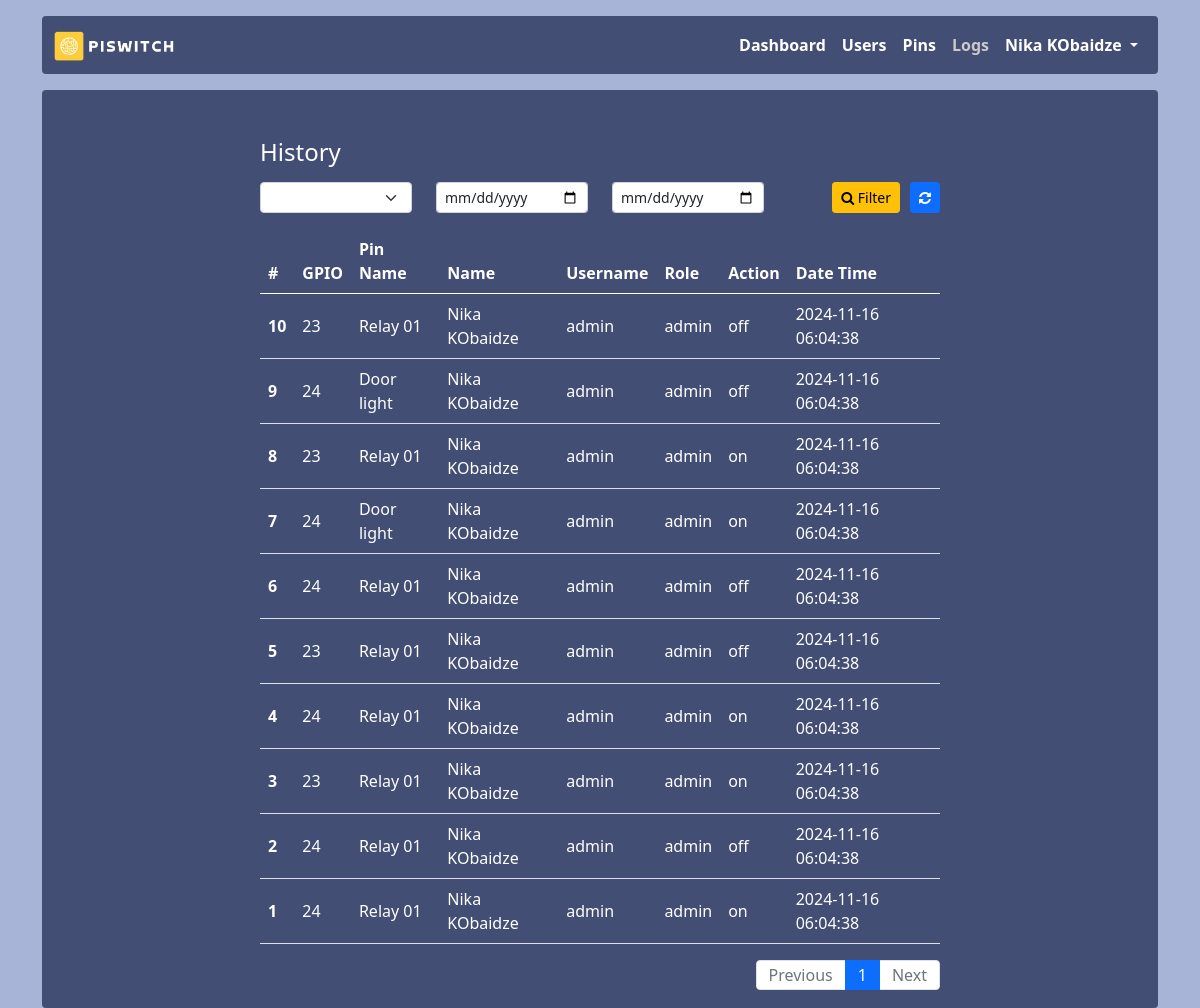
/logs (signed in), run on an earlier commit of the app's database.
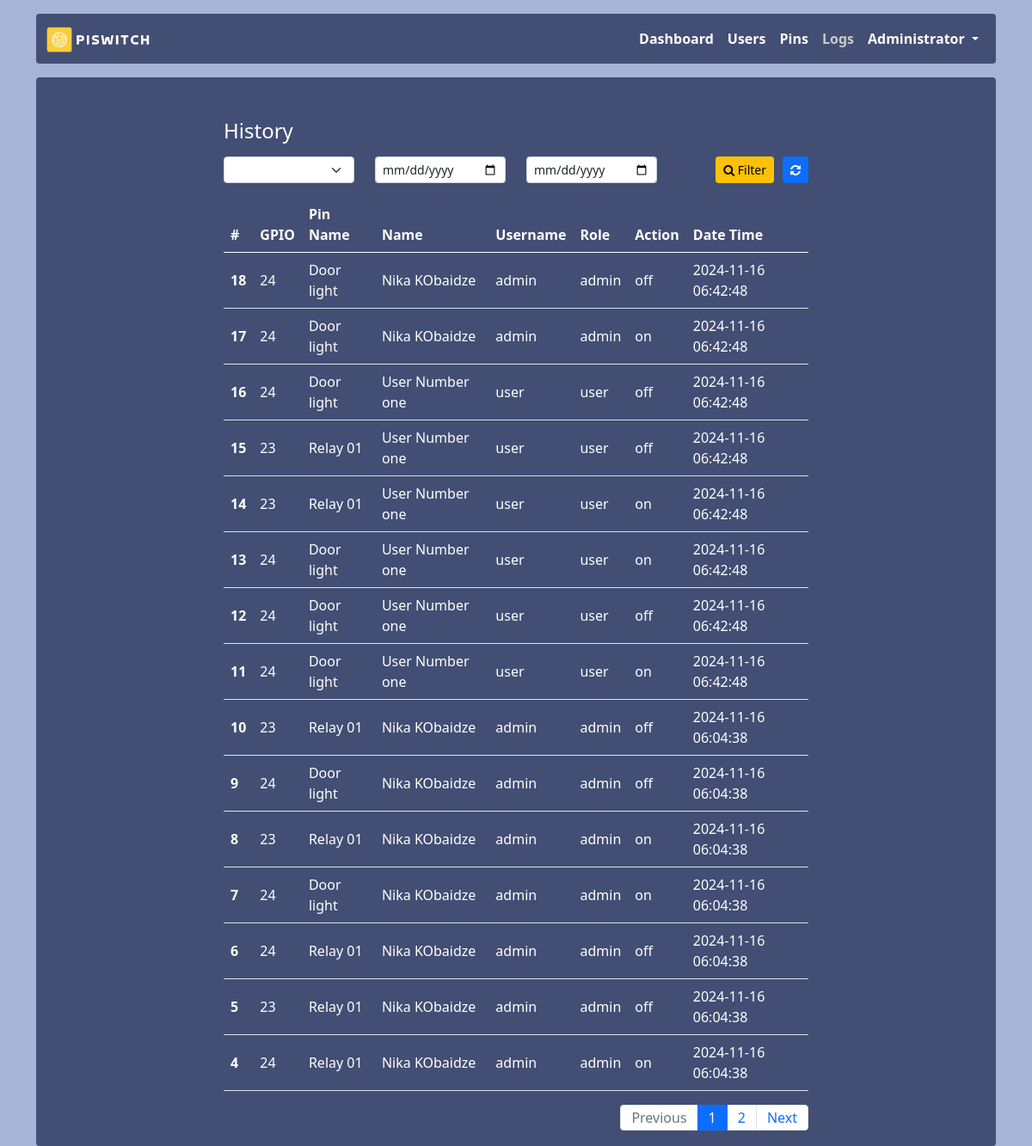
And on a later commit of the database.
### app.py (models this page shows, shortened)
class Logs(db.Model):
    id = db.Column(db.Integer, primary_key = True)
    pin_number = db.Column(db.String(255))
    pin_name = db.Column(db.String(255))
    name = db.Column(db.String(255))
    username = db.Column(db.String(20))
    role = db.Column(db.String(20))
    action = db.Column(db.String(20))
    created_at = db.Column(db.DateTime, default=datetime.utcnow())

### app.py (the view)
@app.route('/logs')
@login_required
def logs():
    filter = {}
    page = request.args.get('page', 1, type=int)  # Get current page from request, default is 1
    per_page = 15  # Number of items per page
    date_from = request.args.get('date_from')
    filter['date_from'] = date_from
    date_to = request.args.get('date_to')
    filter['date_to'] = date_to
    gpio = request.args.get('gpio')
    logs = Logs.query
    if gpio:
        filter['gpio'] = int(gpio)
        logs = logs.filter_by(pin_number=gpio)
    if date_from and date_from != 'None':
        date_from = datetime.strptime(date_from, "%Y-%m-%d")
        logs = logs.filter(func.date(Logs.created_at) >= date_from)
    if date_to and date_to != 'None':
        date_to = datetime.strptime(date_to, "%Y-%m-%d")
        logs = logs.filter(func.date(Logs.created_at) <= date_to)
    logs = logs.order_by(Logs.id.desc()).paginate(page=page, per_page=per_page)
    pins = Pins.query.all()
    return render_template('logs/logs.html', logs=logs, pins=pins, filter=filter)

### app.py (called while the page is built)
def login_required(f):
    @wraps(f)
    def decorated_function(*args, **kwargs):
        if session.get("user_id") is None:
            return redirect("/login")
        return f(*args, **kwargs)
    return decorated_function

### templates/logs/logs.html (shortened to what this page needs)
{% extends 'layout.html' %}
{% block content %}
<h4 class="mb-3">History</h4>
<div class="col-md-12">
    <form action="{{url_for('logs')}}" method="get">
        <div class="row">
            <div class="col-sm-3">
                <select class="form-select form-select-sm" name="gpio" id="gpio">
                    <option value=""></option>
                    {% for pin in pins %}
                        <option  value="{{pin.gpio}}" {% if filter['gpio'] == pin.gpio %} selected {% endif %}>{{pin.gpio}} - {{pin.name}}</option>
                    {% endfor %}
                </select>
            </div>
            <div class="col-sm-3">
                <input type="date" name="date_from" class="form-control form-control-sm" id="date_from" value="{{ filter['date_from'] }}"  id="datepicker" width="276" />
            </div>
            <div class="col-sm-3">
                <input type="date" name="date_to" class="form-control form-control-sm" id="date_to" value="{{ filter['date_to'] }}" />
            </div>
            <div class="col-sm-3">
                <a href="{{ url_for('logs')}}" class="btn btn-sm btn-primary float-end ml-10"><i class="fa fa-refresh" aria-hidden="true"></i></a>
                <button type="submit" class="btn btn-sm btn-warning float-end "><i class="fa fa-search" aria-hidden="true"></i> Filter</button>
            </div>
        </div>
    </form>
</div>
<table class="table mt-3">
    <thead>
        <tr>
            <th scope="col">#</th>
            <th scope="col">GPIO</th>
            <th scope="col">Pin Name</th>
            <th scope="col">Name</th>
            <th scope="col">Username</th>
            <th scope="col">Role</th>
            <th scope="col">Action</th>
            <th scope="col">Date Time</th>
        </tr>
    </thead>
    <tbody>
        {% for log in logs%}
            <tr>
                <th scope="row">{{log.id}}</th>
                <td>{{log.pin_number}}</td>
                <td>{{log.pin_name}}</td>
                <td>{{log.name}}</td>
                <td>{{log.username}}</td>
                <td>{{log.role}}</td>
                <td>{{log.action}}</td>
                <td>{{log.created_at.strftime("%Y-%m-%d %H:%M:%S")}}</td>
            </tr>
        {% endfor %}
    </tbody>
</table>
        <nav aria-label="Page navigation example">
    <ul class="pagination float-end">
        {% if logs.has_prev %}
        <li class="page-item">
            <a class="page-link" href="?page={{ logs.prev_num }}&gpio={{filter.gpio}}&date_from={{ filter.date_from }}&date_to={{ filter.date_to }}">Previous</a>
        </li>
        {% else %}
        <li class="page-item disabled"><span class="page-link">Previous</span></li>
        {% endif %}
        {% for page_num in logs.iter_pages() %}
        {% if page_num %}
        {% if page_num != logs.page %}
        <li class="page-item"><a class="page-link" href="?page={{ page_num }}&gpio={{filter.gpio}}&date_from={{ filter.date_from }}&date_to={{ filter.date_to }}">{{ page_num }}</a></li>
        {% else %}
        <li class="page-item active" aria-current="page">
            <span class="page-link">{{ page_num }}</span>
        </li>
        {% endif %}
        {% else %}
        <li class="page-item disabled"><span class="page-link">...</span></li>
        {% endif %}
        {% endfor %}
        {% if logs.has_next %}
        <li class="page-item">
            <a class="page-link" href="?page={{ logs.next_num }}&gpio={{filter.gpio}}&date_from={{ filter.date_from }}&date_to={{ filter.date_to }}">Next</a>
        </li>
        {% else %}
        <li class="page-item disabled"><span class="page-link">Next</span></li>
        {% endif %}
    </ul>
</nav>
{% endblock %}

What changed in the data, as far as the page shows it:
no longer on this page (row unchanged): Logs: id "3", pin_number "23", pin_name "Relay 01", name "Nika KObaidze", username "admin", role "admin", action "on", created_at "2024-11-16 06:04:38"
no longer on this page (row unchanged): Logs: id "2", pin_number "24", pin_name "Relay 01", name "Nika KObaidze", username "admin", role "admin", action "off", created_at "2024-11-16 06:04:38"
no longer on this page (row unchanged): Logs: id "1", pin_number "24", pin_name "Relay 01", name "Nika KObaidze", username "admin", role "admin", action "on", created_at "2024-11-16 06:04:38"
added Logs: id "18", pin_number "24", pin_name "Door light", name "Nika KObaidze", username "admin", role "admin", action "off", created_at "2024-11-16 06:42:48"
added Logs: id "17", pin_number "24", pin_name "Door light", name "Nika KObaidze", username "admin", role "admin", action "on", created_at "2024-11-16 06:42:48"
added Logs: id "16", pin_number "24", pin_name "Door light", name "User Number one", username "user", role "user", action "off", created_at "2024-11-16 06:42:48"
added Logs: id "15", pin_number "23", pin_name "Relay 01", name "User Number one", username "user", role "user", action "off", created_at "2024-11-16 06:42:48"
added Logs: id "14", pin_number "23", pin_name "Relay 01", name "User Number one", username "user", role "user", action "on", created_at "2024-11-16 06:42:48"
added Logs: id "13", pin_number "24", pin_name "Door light", name "User Number one", username "user", role "user", action "on", created_at "2024-11-16 06:42:48"
added Logs: id "12", pin_number "24", pin_name "Door light", name "User Number one", username "user", role "user", action "off", created_at "2024-11-16 06:42:48"
added Logs: id "11", pin_number "24", pin_name "Door light", name "User Number one", username "user", role "user", action "on", created_at "2024-11-16 06:42:48"
Also different on the page:
{{ session.name }}: "Nika KObaidze" → "Administrator"
new list line: "2"
